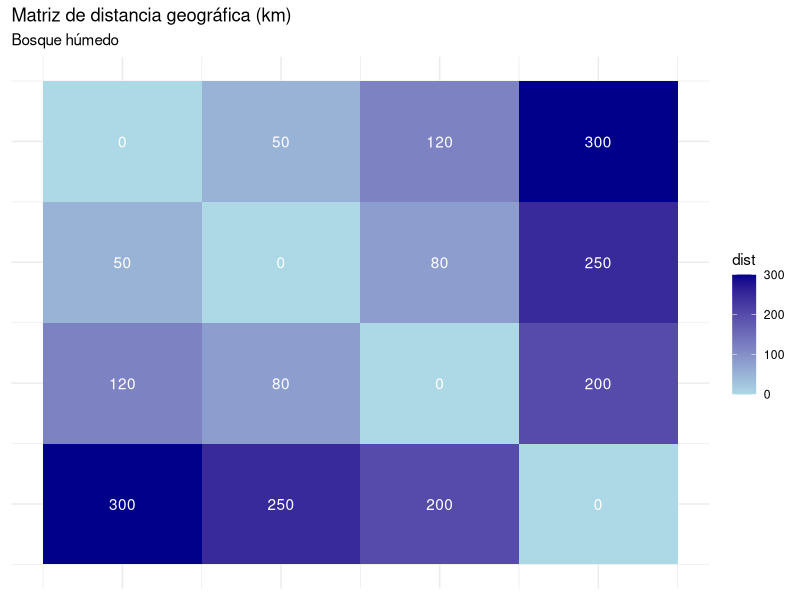
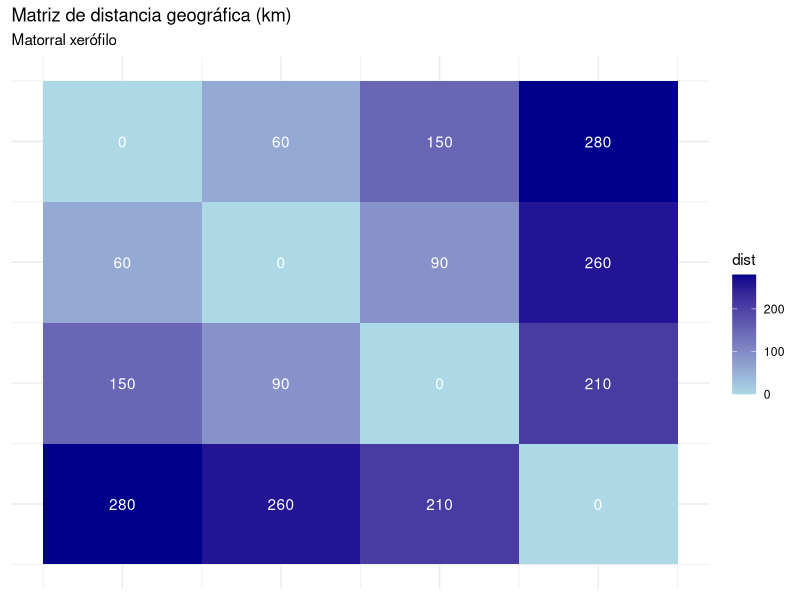
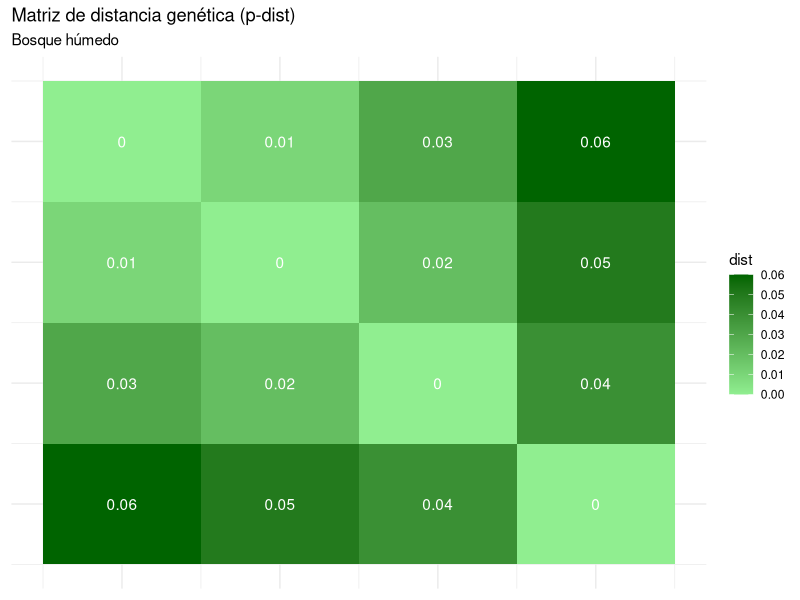
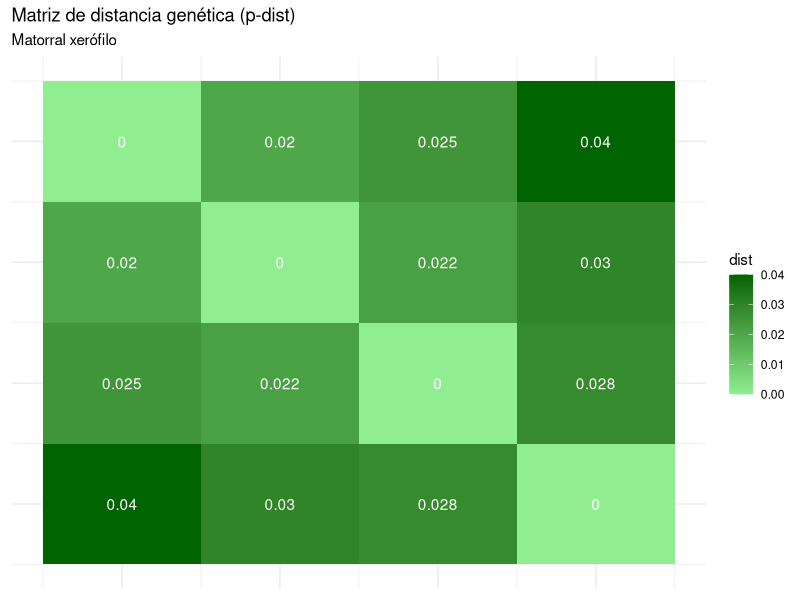
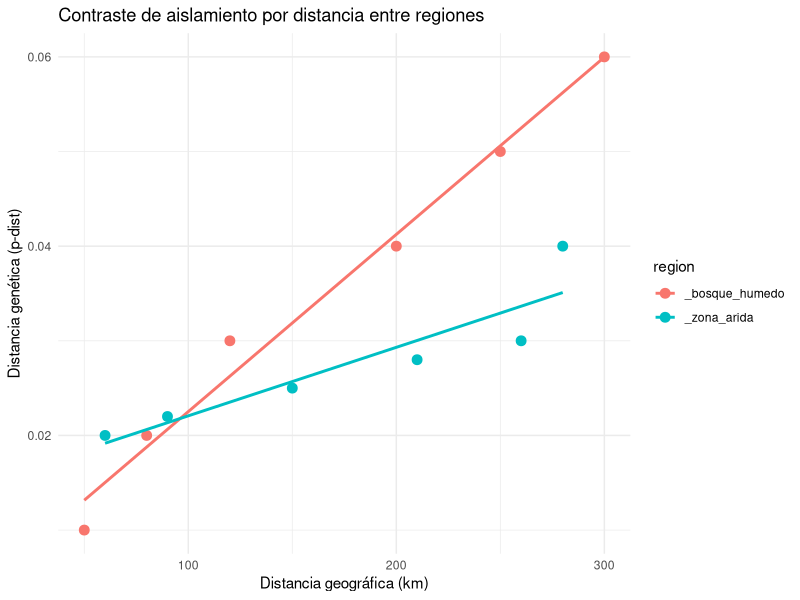

Generate these figures, in order, with R:
## ---- chunk 1
#| label: setup
#| echo: false
#| warning: false
#| message: false

library(dplyr)
library(flextable)
library(ggplot2)
library(stringr)
library(officer)

## ---- chunk 2
#| echo: true
#| warning: false
#| message: false

datos <- data.frame(
  distancia_geo = c(50,120,300,80,250,200, 60,150,280,90,260,210),
  distancia_gen = c(0.01,0.03,0.06,0.02,0.05,0.04, 0.02,0.025,0.04,0.022,0.03,0.028),
  region = factor(rep(c("_bosque_humedo","_zona_arida"), each = 6))
)


mat_reg_bosque<- matrix(0, nrow = 4, ncol = 4)
mat_reg_bosque[lower.tri(mat_reg_bosque)] <- datos$distancia_geo[1:6]
mat_reg_bosque <- mat_reg_bosque + t(mat_reg_bosque)

mat_reg_matorral <- matrix(0, nrow = 4, ncol = 4)
mat_reg_matorral[lower.tri(mat_reg_matorral)] <- datos$distancia_geo[7:12]
mat_reg_matorral <- mat_reg_matorral + t(mat_reg_matorral)

mat_gen_reg_bosque <- matrix(0, nrow = 4, ncol = 4)
mat_gen_reg_bosque[lower.tri(mat_gen_reg_bosque)] <- datos$distancia_gen[1:6]
mat_gen_reg_bosque <- mat_gen_reg_bosque + t(mat_gen_reg_bosque)

mat_gen_reg_matorral <- matrix(0, nrow = 4, ncol = 4)
mat_gen_reg_matorral[lower.tri(mat_gen_reg_matorral)] <- datos$distancia_gen [7:12]
mat_gen_reg_matorral <- mat_gen_reg_matorral + t(mat_gen_reg_matorral)




# --- Heatmap geográfico --- 
library(tidyr)
melt_geo <-  mat_reg_bosque |> 
  as_tibble(rownames = "row", .name_repair = "unique")  |> 
  pivot_longer(-row, names_to = "col", values_to = "valor") |> 
  mutate(col = rep(1:4, times = 4),
         row = as.integer(row))

ggplot(melt_geo, aes(col, -row, fill = valor)) + 
  geom_tile() + 
  geom_text(aes(label=valor), color="white") + 
  scale_fill_gradient(low="lightblue", high="darkblue", name = "dist") + 
  labs(title="Matriz de distancia geográfica (km)",
       subtitle = "Bosque húmedo", x="Población", y="Población") + 
  theme_minimal() +
  theme(axis.text = element_blank(),
        axis.title = element_blank())


melt_geo <-  mat_reg_matorral|> 
  as_tibble(rownames = "row", .name_repair = "unique"  )  |> 
  pivot_longer(-row, names_to = "col", values_to = "valor") |> 
  mutate(col = rep(1:4, times = 4),
         row = as.integer(row))
ggplot(melt_geo, aes(col, -row, fill = valor)) + 
  geom_tile() + 
  geom_text(aes(label=valor), color="white") + 
  scale_fill_gradient(low="lightblue", high="darkblue", name = "dist") + 
  labs(title="Matriz de distancia geográfica (km)",
       subtitle = "Matorral xerófilo", x="Población", y="Población") + 
  theme_minimal() +
  theme(axis.text = element_blank(),
        axis.title = element_blank())

# --- Heatmap genético --- 
melt_geo <-  mat_gen_reg_bosque |> 
  as_tibble(rownames = "row", .name_repair = "unique")  |> 
  pivot_longer(-row, names_to = "col", values_to = "valor") |> 
  mutate(col = rep(1:4, times = 4),
         row = as.integer(row))

ggplot(melt_geo, aes(col, -row, fill = valor)) + 
  geom_tile() + 
  geom_text(aes(label=valor), color="white") + 
  scale_fill_gradient(low="lightgreen", high="darkgreen", name = "dist") + 
  labs(title="Matriz de distancia genética (p-dist)",
       subtitle = "Bosque húmedo", x="Población", y="Población") + 
  theme_minimal() +
  theme(axis.text = element_blank(),
        axis.title = element_blank())


melt_geo <-  mat_gen_reg_matorral|> 
  as_tibble(rownames = "row", .name_repair = "unique" )  |> 
  pivot_longer(-row, names_to = "col", values_to = "valor") |> 
  mutate(col = rep(1:4, times = 4),
         row = as.integer(row))
ggplot(melt_geo, aes(col, -row, fill = valor)) + 
  geom_tile() + 
  geom_text(aes(label=valor), color="white") + 
  scale_fill_gradient(low="lightgreen", high="darkgreen", name = "dist") + 
  labs(title="Matriz de distancia genética (p-dist)",
       subtitle = "Matorral xerófilo", x="Población", y="Población") + 
  theme_minimal() +
  theme(axis.text = element_blank(),
        axis.title = element_blank())

## ---- chunk 3
datos |> 
  mutate(reg_alfa = if_else(str_detect(region, "bosq"),
                            "Bosque húmedo", 
                            "Matorral xerófilo")) |> 
  select(distancia_gen,distancia_geo,reg_alfa) |> 
  flextable() |> 
  add_header_row(values = c("Distancia", ""), colwidths = c(2,1)) |> 
  set_header_labels(distancia_gen = "Genética",
                    distancia_geo = "Geográfica",
                    reg_alfa = "Región") |> 
  align(i = 1:2, part = "header", align = "center") |> 
  align(j = 3, align = "center") |> 
  border(i = 1, j = 3, part = "header", border.bottom = fp_border(color = "white", width = 2)) |> 
  width(j = 3, width = 2)

## ---- chunk 4

# Modelo con interacción
modelo <- lm(distancia_gen ~ distancia_geo * region, data = datos)
summary(modelo)

## ---- chunk 5

# Visualización
ggplot(datos, aes(x=distancia_geo, y=distancia_gen, color=region)) +
  geom_point(size=3) +
  geom_smooth(method="lm", se=FALSE) +
  labs(x="Distancia geográfica (km)", 
       y="Distancia genética (p-dist)",
       title="Contraste de aislamiento por distancia entre regiones") +
  theme_minimal()
